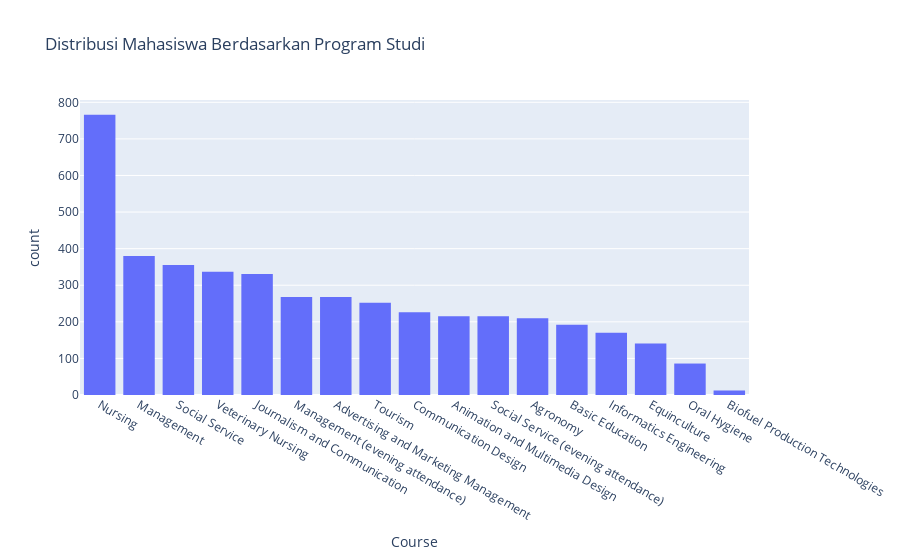

Notebook code for this chart:
### Code cell
# 3. Distribusi mahasiswa berdasarkan program studi
fig3 = px.histogram(df, x='Course', title='Distribusi Mahasiswa Berdasarkan Program Studi')
fig3.update_xaxes(categoryorder='total descending')
fig3.show()

### Figure 1 — Plotly figure (JSON) as saved in the notebook; plotly's stock layout.template omitted (floating-point values rounded to 4 significant figures; data arrays with more than 128 entries replaced by an {"elided": "..."} marker saying what was removed)
{"data": [{"alignmentgroup": "True", "bingroup": "x", "hovertemplate": "Course=%{x}<br>count=%{y}<extra></extra>", "legendgroup": "", "marker": {"color": "#636efa", "pattern": {"shape": ""}}, "name": "", "offsetgroup": "", "orientation": "v", "showlegend": false, "type": "histogram", "x": {"elided": "4424 str values"}, "xaxis": "x", "yaxis": "y"}], "layout": {"barmode": "relative", "legend": {"tracegroupgap": 0}, "title": {"text": "Distribusi Mahasiswa Berdasarkan Program Studi"}, "xaxis": {"anchor": "y", "categoryorder": "total descending", "domain": [0, 1], "title": {"text": "Course"}}, "yaxis": {"anchor": "x", "domain": [0, 1], "title": {"text": "count"}}}}
